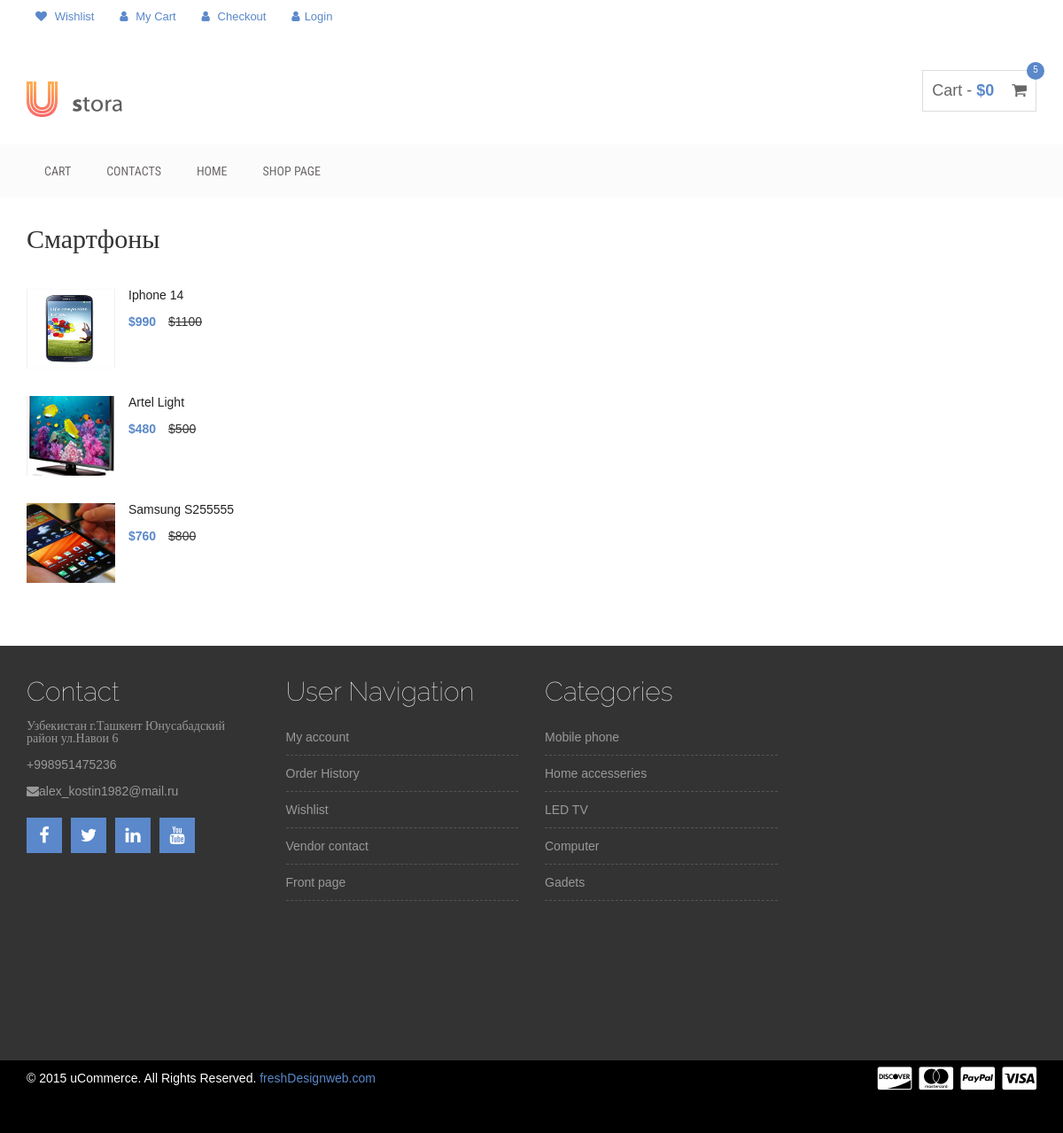
The page /products/category/1 on the database its author committed.
### mainpage/models.py (models this page shows, shortened)
class NavMenu(models.Model):
    title = models.CharField(verbose_name=_('Заголовок'), max_length=100 )
    url = models.CharField(verbose_name='Ссылка на страницу', max_length=100)
    class Meta:
        verbose_name = _('Меню Навигации')
        verbose_name_plural = _('Меню Навигации')
        ordering = ['title', ]

class PageBlock(models.Model):
    title = models.CharField(_('Заголовок'), max_length=250, blank=True)
    icon_class = models.CharField(_('Иконка'), max_length=255, blank=True)
    text = models.TextField(_('Текст'), blank=True)
    url = models.URLField(_('Ссылка'), blank=True)
    class Meta:
        abstract = True

class Social(PageBlock):
    class Meta:
        verbose_name =_('Социальная сеть')
        verbose_name_plural = _('Социальные сети')

### products/models.py (models this page shows, shortened)
class Category(models.Model):
    name = models.CharField(verbose_name ='Название категории', max_length =50, blank=True)
    description = models.TextField(verbose_name ='Описание', blank=True)
    image = models.ImageField(verbose_name='Картина',upload_to = 'category')
    class Meta:
        verbose_name = 'Категория'
        verbose_name_plural = 'Категории'
        ordering = ['name']

class SingleProduct(models.Model):
    name = models.CharField(verbose_name='Название', max_length=200)
    description = models.TextField(verbose_name='Описание',blank=True)
    category = models.ForeignKey(verbose_name='Категория товара', to='Category', on_delete=models.CASCADE, default=1, related_name='products')
    initial_price = models.BigIntegerField(verbose_name='Цена')
    discount = models.PositiveIntegerField(verbose_name='Процент скидки',blank=True)
    end_price = models.PositiveBigIntegerField(verbose_name='Цена с учетом скидки',editable=False)
    number_products = models.PositiveBigIntegerField(verbose_name='Количество товаров', blank=True, null=True)
    in_store = models.BooleanField(verbose_name='Доступен', default=True)
    images = models.ManyToManyField(to='ProductImage', verbose_name='Картины',blank =True)
    order = models.SmallIntegerField(default=0, db_index=True)
    content = BBCodeTextField(verbose_name=_('Содержание'), blank = True, null=True)
    objects = models.Manager()
    latest_products = LatestProductsManager()
    class Meta:
        verbose_name = 'Продукт'
        verbose_name_plural = 'Продукты'
        ordering = ['order', 'name']

class ProductImage(models.Model):
    image = models.ImageField(verbose_name='Картина', upload_to ='products/%d%m%Y', blank = True)
    description = models.CharField(verbose_name='Описание', max_length=200)
    order = models.PositiveSmallIntegerField(default=0, db_index=True)
    class Meta:
        verbose_name = 'Картина Продукта'
        verbose_name_plural = 'Картины продукта'

### contacts/models.py (models this page shows, shortened)
class ContactPage(models.Model):
    adress = models.CharField(verbose_name='Адрес', max_length=50, blank=True)
    phone = models.CharField(verbose_name='Телефон', max_length=50, blank=True)
    email = models.EmailField(verbose_name='Email')
    website = models.CharField(verbose_name='Веб Сайт', max_length=50, blank=True)
    class Meta:
        verbose_name = 'Контакты'
        verbose_name_plural = 'Контакты'

### products/views.py (the view)
# urls.py: path('category/<int:pk>', CategoryDetailView.as_view(), name='category_view'),
class CategoryDetailView(DetailView):
    template_name = 'products/category_view.html'
    context_object_name = 'category'
    model = Category
    def get_context_data(self, **kwargs):
        context = super().get_context_data(**kwargs)
        category = kwargs['object']
        ic(kwargs)
        parser = get_parser()
        context['from_view'] = parser.render(f'[quote][b]Этот каталог {category.name}  [/b][/quote]')
        return context

### mainpage/templatetags/custom_tags.py (called while the page is built)
@register.simple_tag
def footer_social():
    social_items = Social.objects.all()
    social_block = f"""
        {"".join(f'<a href="{item.url}"><i class="{item.icon_class}"></i></a>' for item in social_items)}

    """
    return mark_safe(social_block)

@register.inclusion_tag('tags/footer_part_menu.html')
def footer_part_menu(title,*args):
    return {'items' : args,
            'title' : title}

@register.inclusion_tag('tags/footer_contact.html')
def footer_contact():
    contact = ContactPage.objects.get(pk=1)
    return {
        'contact' : contact,
    }

@register.inclusion_tag('tags/nav_menu.html')
def nav_menu():
    nav_items = NavMenu.objects.all()
    return {
        'nav_items' : nav_items,
    }

### templates/products/category_view.html (shortened to what this page needs)
{% extends 'layout/base.html' %}
{% block content %}
{% load bbcode_tags %}
<div class="product-widget-area">
    <div class="container">
        <div class="row">
            <div class="col-md-4">
                <div class="single-product-widget">
                    <h2 class="product-wid-title">{{ category.name }}</h2>
                    {% for product in category.products.all  %}
                    <div class="single-wid-product">
                        {% if product.images %}
                      <img src="{{ product.images.all.0.image.url }}" alt="" class="product-thumb">
                        {% endif %}
                        <h2><a href="{% url 'products:show_single_product_page' product.pk %}">{{ product.name }}</a></h2>
                        <div class="product-wid-price">
                            <ins>${{ product.end_price }}</ins> <del>${{ product.initial_price }}</del>
                        </div>
                    </div>
                    {% endfor %}
                </div>
            </div>
        </div>
    </div>
</div>
{% endblock content %}

### templates/tags/nav_menu.html
{% for item in nav_items %}
    <li><a href="{% url item.url %}">{{ item.title }}</a></li>
{% endfor %}

### templates/tags/footer_contact.html (shortened to what this page needs)
<h4 class="footer-wid-title">Contact</h4>
<p class="mb-2"><i class="fa fa-map-marker-alt me-3">{{ contact.adress }}</i></p>
<p class="mb-2">{{ contact.phone }}</p>
<p class="mb-2"><i class="fa fa-envelope me-3"></i>{{ contact.email }}</p>

### static/css/style.css (style rules this page uses)
img { max-width: 100%; height: auto; }
h1, h2, h3, h4, h5, h6 { margin: 0 0 15px; }
.mainmenu-area ul.navbar-nav li a { color: #6e6a6a; font-size: 14px; padding: 20px; }
.product-wid-title { font-family: raleway; font-size: 30px; font-weight: 100; margin-bottom: 40px; }
.single-wid-product { margin-bottom: 31px; overflow: hidden; }
.product-thumb { float: left; height: 90px; margin-right: 15px; width: 100px; }
.single-wid-product h2 { font-size: 14px; margin-bottom: 12px; }
.product-wid-price ins { color: #5a88ca; font-weight: 700; margin-right: 10px; text-decoration: none; }
.single-wid-product h2 a { color: #222; }
.single-product-widget { position: relative; }
.product-widget-area { padding-bottom: 30px; padding-top: 30px; }
.footer-wid-title { font-family: raleway; font-size: 30px; font-weight: 100;color: #fff }
.footer-social a { background: none repeat scroll 0 0 #5a88ca; color: #fff; display: inline-block; font-size: 20px; height: 40px; margin-bottom: 10px; margin-right: 10px; padding-top: 5px; text-align: center; width: 40px;border: 1px solid #5a88ca; }
a { color: #5a88ca }

### rows shown on the page
NavMenu: title "CART"
NavMenu: title "CONTACTS"
NavMenu: title "HOME"
NavMenu: title "SHOP PAGE"
Category: name "Смартфоны"
SingleProduct: images.all.0.image (picture), name "Iphone 14", end_price "990", initial_price "1100"
SingleProduct: images.all.0.image (picture), name "Artel Light", end_price "480", initial_price "500"
SingleProduct: images.all.0.image (picture), name "Samsung S255555", end_price "760", initial_price "800"
ContactPage: adress "Узбекистан г.Ташкент Юнусабадский район ул.Навои 6", phone "+998951475236", email "alex_kostin1982@mail.ru"

### other values the page prints
{{ title }} "User Navigation Categories"
{{ item }} "My account" "Order History" "Wishlist" "Vendor contact" "Front page" "Mobile phone" "Home accesseries" "LED TV" "Computer" "Gadets"
